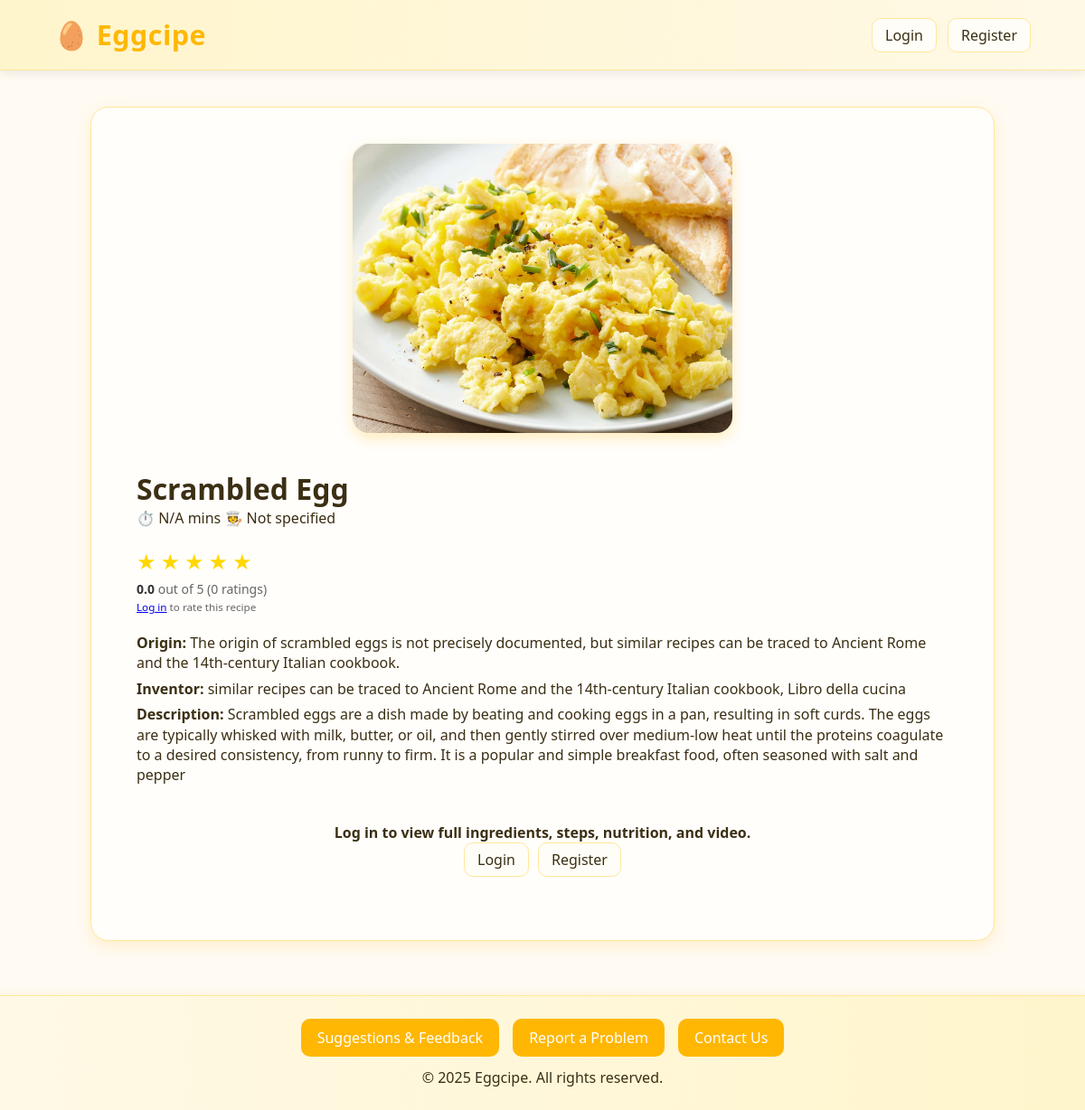
/FrontestEnd/recipe-detail.php?id=8, run on the app's committed database.
### tables this page shows
CREATE TABLE `recipes` (
  `id` int(11) NOT NULL,
  `name` varchar(255) NOT NULL,
  `image_url` varchar(255) NOT NULL,
  `info` text NOT NULL,
  `video_url` varchar(500) DEFAULT NULL,
  `origin` varchar(255) DEFAULT NULL,
  `inventor` varchar(255) DEFAULT NULL,
  `description` text DEFAULT NULL,
  `ingredients` text DEFAULT NULL,
  `steps` text DEFAULT NULL,
  `calories` varchar(50) DEFAULT NULL,
  `protein` varchar(50) DEFAULT NULL,
  `fat` varchar(50) DEFAULT NULL,
  `carbs` varchar(50) DEFAULT NULL,
  `sodium` varchar(50) DEFAULT NULL,
  `cholesterol` varchar(50) DEFAULT NULL,
  `dietary_properties` text DEFAULT NULL,
  `created_at` timestamp NOT NULL DEFAULT current_timestamp(),
  `average_rating` decimal(3,1) DEFAULT 0.0,
  `rating_count` int(11) DEFAULT 0
);

### FrontestEnd/recipe-detail.php (the view, shortened to what this page needs)
<?php
require_once 'config.php';
$recipe_id = isset($_GET['id']) ? intval($_GET['id']) : 0;
$stmt = $conn->prepare("SELECT * FROM recipes WHERE id = ?");
$stmt->bind_param("i", $recipe_id);
$stmt->execute();
$result = $stmt->get_result();
$recipe = $result ? $result->fetch_assoc() : null;
$isLoggedIn = isset($_SESSION['user_id']);
$username = $_SESSION['username'] ?? 'Guest';
?>
<!DOCTYPE html>
<html lang="en">
<head>
    <link rel="stylesheet" href="recipe-detail.css?v=2">
    <link rel="stylesheet" href="https://cdnjs.cloudflare.com/ajax/libs/font-awesome/6.0.0/css/all.min.css">
</head>
<body>
    <header class="main-header">
        <a href="index.php" class="logo">🥚 Eggcipe</a>
        <div class="nav-links">
            <?php if ($isLoggedIn): ?>
                <span>Welcome, <?= htmlspecialchars($username); ?>!</span>
                <a href="index.php" class="btn btn-home">Home</a>
                <a href="logout.php" class="btn btn-logout">Logout</a>
            <?php else: ?>
                <a href="login.php" class="btn">Login</a>
                <a href="register.php" class="btn">Register</a>
            <?php endif; ?>
        </div>
    </header>
    <main class="recipe-detail">
        <div class="recipe-header">
            <img src="<?= htmlspecialchars($recipe['image_url']); ?>" alt="<?= htmlspecialchars($recipe['name']); ?>" class="recipe-image">
            <main class="recipe-container">
                <h1><?= htmlspecialchars($recipe['name']); ?></h1>
                <div class="recipe-meta">
                    <span class="cooking-time">⏱️ <?= htmlspecialchars($recipe['cooking_time'] ?? 'N/A'); ?> mins</span>
                    <span class="difficulty">🧑‍🍳 <?= htmlspecialchars(ucfirst($recipe['difficulty'] ?? 'Not specified')); ?></span>
                </div>
                <div class="rating-container">
                    <div class="rating-stars" data-recipe-id="<?= (int)$recipe['id'] ?>">
                        <?php
                        $user_rating = 0;
                        $avg_rating = number_format($recipe['average_rating'] ?? 0, 1);
                        $rating_count = $recipe['rating_count'] ?? 0;
                        for ($i = 1; $i <= 5; $i++) {
                            $active = $i <= $user_rating ? 'active' : '';
                            echo "<span class='star $active' data-rating='$i'>&#9733;</span>";
                        }
                        ?>
                    </div>
                    <div class="rating-text">
                        <span class="rating-average"><?= $avg_rating ?></span> out of 5
                        <span class="rating-count">(<?= (int)$rating_count ?> ratings)</span>
                        <?php if (!$isLoggedIn): ?>
                            <div><small><a href="login.php">Log in</a> to rate this recipe</small></div>
                        <?php endif; ?>
                    </div>
                </div>
                <p class="recipe-info"><strong>Origin:</strong> <?= htmlspecialchars($recipe['origin']); ?></p>
                <p class="recipe-info"><strong>Inventor:</strong> <?= htmlspecialchars($recipe['inventor']); ?></p>
                <p class="recipe-info"><strong>Description:</strong> <?= nl2br(htmlspecialchars($recipe['description'])); ?></p>
            </div>
        <?php if ($isLoggedIn): ?>
        <section class="recipe-ingredients">
            <h2>Ingredients</h2>
            <ul>
                <?php
                $ingredients = explode("\n", $recipe['ingredients'] ?? '');
                foreach ($ingredients as $ingredient):
                    if (trim($ingredient) !== ''):
                ?>
                    <li>• <?= htmlspecialchars($ingredient); ?></li>
                <?php endif; endforeach; ?>
            </ul>
        </section>
        <section class="recipe-steps">
            <h2>Step-by-Step Tutorial</h2>
            <ol>
                <?php
                $steps = explode("\n", $recipe['steps'] ?? '');
                foreach ($steps as $step):
                    if (trim($step) !== ''):
                ?>
                    <li><?= htmlspecialchars($step); ?></li>
                <?php endif; endforeach; ?>
            </ol>
        </section>
        <section class="recipe-nutrition">
            <h2>Complete Nutrition (Per Serving)</h2>
            <div class="nutrition-grid">
                <div><strong>Calories:</strong> <?= htmlspecialchars($recipe['calories']); ?></div>
                <div><strong>Protein:</strong> <?= htmlspecialchars($recipe['protein']); ?></div>
                <div><strong>Fat:</strong> <?= htmlspecialchars($recipe['fat']); ?></div>
                <div><strong>Carbs:</strong> <?= htmlspecialchars($recipe['carbs']); ?></div>
                <div><strong>Sodium:</strong> <?= htmlspecialchars($recipe['sodium']); ?></div>
                <div><strong>Cholesterol:</strong> <?= htmlspecialchars($recipe['cholesterol']); ?></div>
            </div>
        </section>
        <?php if (!empty($recipe['dietary_properties'])): ?>
        <section class="dietary-info">
            <h2>Dietary Properties</h2>
            <ul>
                <?php
                $props = explode("\n", $recipe['dietary_properties']);
                foreach ($props as $prop):
                    if (trim($prop) !== ''):
                ?>
                    <li>• <?= htmlspecialchars($prop); ?></li>
                <?php endif; endforeach; ?>
            </ul>
        </section>
        <?php endif; ?>
        <section class="recipe-video">
            <h2>Video Tutorial</h2>
            <div class="video-wrapper">
                <?php if (!empty($recipe['video_url'])): ?>
                    <iframe src="<?= htmlspecialchars($recipe['video_url']); ?>" frameborder="0"
                            allow="accelerometer; autoplay; clipboard-write; encrypted-media; gyroscope; picture-in-picture"
                            allowfullscreen></iframe>
                <?php else: ?>
                    <p>No video available for this recipe yet.</p>
                <?php endif; ?>
            </div>
        </section>
        <?php
        $commentsAll = [];
        $commentsRes = $conn->prepare("SELECT id, user_id, username, content, likes, created_at FROM comments WHERE recipe_id = ? ORDER BY likes DESC, created_at DESC");
        if ($commentsRes === false) {
            error_log("DB prepare failed (comments SELECT): " . $conn->error);
        } else {
            $commentsRes->bind_param('i', $recipe_id);
            $commentsRes->execute();
            $g = $commentsRes->get_result();
            $commentsAll = $g ? $g->fetch_all(MYSQLI_ASSOC) : [];
            $commentsRes->close();
        }
        $topThree = array_slice($commentsAll, 0, 3);
        $moreComments = array_slice($commentsAll, 3);
        ?>
        <section class="comments">
            <h2>Comments</h2>
            <?php if ($isLoggedIn): ?>
            <form id="commentForm" class="comment-form">
                <textarea id="commentContent" name="content" rows="3" maxlength="1000" placeholder="Share your thoughts..." required></textarea>
                <input type="hidden" id="commentRecipeId" name="recipe_id" value="<?= (int)$recipe_id ?>">
                <button type="submit" class="view-btn">Post Comment</button>
            </form>
            <?php else: ?>
            <p class="comment-hint"><a href="login.php">Log in</a> to post a comment.</p>
            <?php endif; ?>
            <div class="comments-list" id="topComments">
                <?php foreach ($topThree as $c): ?>
                <div class="comment" data-comment-id="<?= (int)$c['id'] ?>">
                    <div class="comment-head">
                        <strong><?= htmlspecialchars($c['username']) ?></strong>
                        <span class="date"><?= htmlspecialchars($c['created_at']) ?></span>
                    </div>
                    <div class="comment-body"><?= nl2br(htmlspecialchars($c['content'])) ?></div>
                    <div class="comment-actions">
                        <button class="like-btn" data-id="<?= (int)$c['id'] ?>" <?= $isLoggedIn ? '' : 'disabled' ?>>👍 <span class="likes-count"><?= (int)$c['likes'] ?></span></button>
                    </div>
                </div>
                <?php endforeach; ?>
            </div>
            <?php if (count($moreComments) > 0): ?>
            <button id="showMoreComments" class="view-btn" style="margin:12px 0;">Click to scroll for more comments</button>
            <div class="comments-list" id="moreComments" style="display:none;">
                <?php foreach ($moreComments as $c): ?>
                <div class="comment" data-comment-id="<?= (int)$c['id'] ?>">
                    <div class="comment-head">
                        <strong><?= htmlspecialchars($c['username']) ?></strong>
                        <span class="date"><?= htmlspecialchars($c['created_at']) ?></span>
                    </div>
                    <div class="comment-body"><?= nl2br(htmlspecialchars($c['content'])) ?></div>
                    <div class="comment-actions">
                        <button class="like-btn" data-id="<?= (int)$c['id'] ?>" <?= $isLoggedIn ? '' : 'disabled' ?>>👍 <span class="likes-count"><?= (int)$c['likes'] ?></span></button>
                    </div>
                </div>
                <?php endforeach; ?>
            </div>
            <?php endif; ?>
        </section>
        <?php else: ?>
        <section class="guest-gate" style="text-align:center; margin: 30px 0;">
            <p><strong>Log in to view full ingredients, steps, nutrition, and video.</strong></p>
            <div style="display:flex; gap:10px; justify-content:center;">
                <a href="login.php" class="btn">Login</a>
                <a href="register.php" class="btn">Register</a>
            </div>
        </section>
        <?php endif; ?>
    </main>
    <footer class="main-footer">
        <div class="footer-buttons">
             <a href="feedback.php" class="footer-btn">Suggestions & Feedback</a>
            <a href="report.php" class="footer-btn">Report a Problem</a>
            <a href="contact.php" class="footer-btn">Contact Us</a>
        </div>
        <p>&copy; <?= date('Y'); ?> Eggcipe. All rights reserved.</p>
    </footer>
</body>
</html>

### FrontestEnd/recipe-detail.css (style rules this page uses)
* { margin: 0; padding: 0; box-sizing: border-box; }
body { font-family: 'Segoe UI', sans-serif; background: #fffaf2; color: #3b2f14; display: flex; flex-direction: column; min-height: 100vh; }
.main-header { display: flex; justify-content: space-between; align-items: center; background: linear-gradient(90deg, #fff5cc, #fff9e6); padding: 18px 60px; box-shadow: 0 3px 10px rgba(0, 0, 0, 0.08); position: sticky; top: 0; z-index: 10; border-bottom: 1px solid #ffe79a; }
.logo { font-size: 1.9rem; font-weight: bold; color: #ffb703; text-decoration: none; letter-spacing: 0.5px; }
.nav-links { display: flex; align-items: center; gap: 12px; }
.nav-links .btn, .btn { text-decoration: none; color: #3b2f14; font-weight: 500; border: 1px solid #ffe79a; padding: 7px 14px; border-radius: 10px; transition: all 0.3s ease; background: #fffdf7; }
.recipe-detail { flex: 1; width: 90%; max-width: 1000px; margin: 40px auto 60px; background: #fffefb; border-radius: 20px; box-shadow: 0 6px 16px rgba(255, 183, 3, 0.15); padding: 40px 50px; border: 1px solid #ffe79a; }
.recipe-header { display: flex; flex-wrap: wrap; gap: 40px; align-items: center; justify-content: center; margin-bottom: 35px; }
.recipe-image { width: 420px; height: 320px; max-width: 100%; object-fit: cover; border-radius: 18px; box-shadow: 0 6px 15px rgba(255, 183, 3, 0.25); }
.recipe-info { font-size: 1rem; color: #3b2f14; margin-bottom: 6px; line-height: 1.4; }
.main-footer { text-align: center; padding: 25px 0; background: linear-gradient(90deg, #fff9e6, #fff5cc); border-top: 1px solid #ffe79a; box-shadow: 0 -2px 6px rgba(255, 183, 3, 0.1); }
.footer-buttons { display: flex; justify-content: center; gap: 15px; flex-wrap: wrap; margin-bottom: 12px; }
.footer-btn { text-decoration: none; background: #ffb703; color: #fff; padding: 10px 18px; border-radius: 10px; transition: all 0.3s ease; font-weight: 500; }

### FrontestEnd/recipe-detail.php (style rules this page uses)
.rating-container { margin: 20px 0; }
.rating-stars { color: #ffd700; font-size: 24px; cursor: pointer; }
.rating-stars .star { display: inline-block; margin-right: 5px; cursor: pointer; }
.rating-text { margin-top: 5px; font-size: 14px; color: #666; }
.rating-average { font-weight: bold; color: #333; }
.rating-count { color: #666; }

### data on the page
recipes: image_url (picture), name "Scrambled Egg", average_rating "0.0", rating_count "0", origin "The origin of scrambled eggs is not precisely documented, but similar recipes can be traced to Ancient Rome and the 14th-century Italian cookbook.", inventor "similar recipes can be traced to Ancient Rome and the 14th-century Italian cookbook, Libro della cucina", description "Scrambled eggs are a dish made by beating and cooking eggs in a pan, resulting in soft curds. The eggs are typically whisked with milk, butter, or oil, and then gently stirred over medium-low heat until the proteins coagulate to a desired consistency, from runny to firm. It is a popular and simple breakfast food, often seasoned with salt and pepper"

### other printed values
$recipe['cooking_time'] "N/A"
$recipe['difficulty'] "Not specified"
